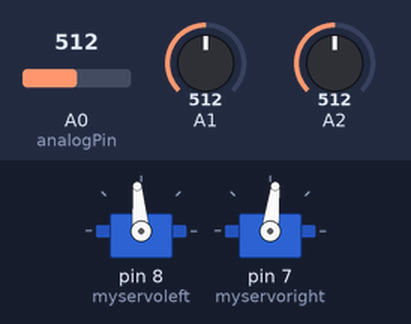
The sketch below on a simulated Arduino Uno, built with avr-gcc and run on an emulated ATmega328P. On the bench: 2 × servo. The inputs (shaded band) are chosen by the test bench; at power-on: A0 (analogPin) = 512, A2 = 512, A1 = 512. What the sketch prints to the serial monitor is not drawn.

Above: at 1.2 s.
1.3 s: A0 (analogPin) set to 900
At 4.0 s:
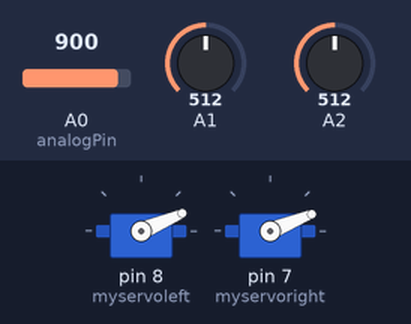
4.3 s: A2 set to 716
At 4.9 s:
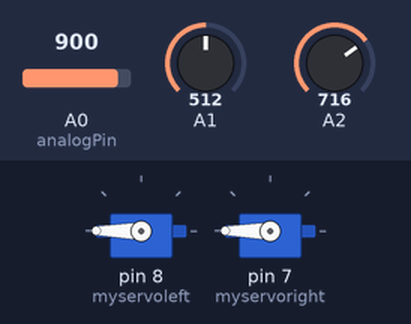
5.8 s: A0 (analogPin) set to 1023
At 6.9 s:
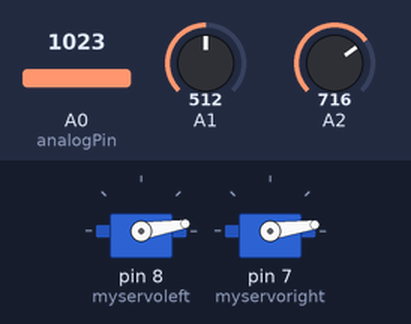
7.3 s: A2 set to 122
At 8.9 s:
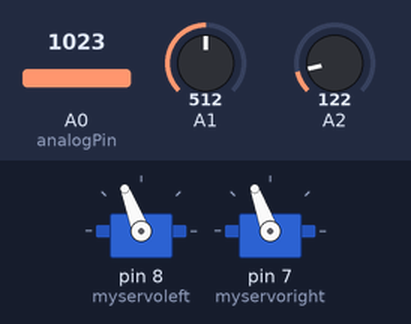
10.3 s: A2 set to 0
13.3 s: A0 (analogPin) set to 511
Timing chart, 0 to 17.3 s (numbered marks = the images above; inputs shaded):
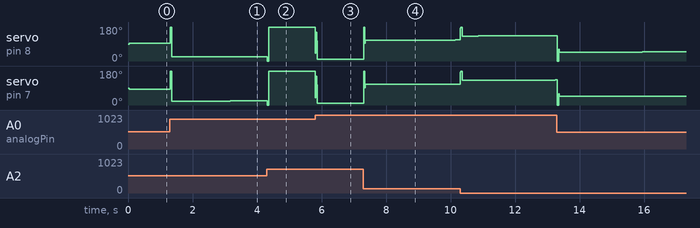

Measured:
- after the input at 1.3 s, servo on pin 8 (myservoleft): 95° → 22° at once, → 23° 0.81 s later; servo on pin 7 (myservoright): 83° → 21° at once, → 22° 1.9 s later
- after the input at 4.3 s, servo on pin 8 (myservoleft): 23° → 180° at once; servo on pin 7 (myservoright): 22° → 180° at once
- after the input at 5.8 s, servo on pin 8 (myservoleft): 180° → 9° at once, → 10° 1.5 s later; servo on pin 7 (myservoright): 180° → 8° at once
- after the input at 7.3 s, servo on pin 8 (myservoleft): 10° → 110° at once, → 111° 0.57 s later, → 112° 2.3 s later; servo on pin 7 (myservoright): 8° → 109° at once, → 110° 1.0 s later

The sketch:

line_follower.ino
```cpp
#include <Servo.h>

Servo myservoleft;
Servo myservoright;

const float Kp = 3.5;
const float Ki = 0.01;
const float Kd = 0.9;
const int iniMotorPower = 0;

int analogPin = 0;
int val = 0;

float P = 0;
float I = 0;
float D = 0;
int previousError = 0;
int error = 0;

float timestamp;
float dt = 0;

float alpha = 0.5;

int current_center = 0;
int current_left = 0;
int current_right = 0;

int previous_center;
int previous_left;
int previous_right;

float center_values[10];
float right_values[10];
float left_values[10];

// Sensors' reference values
float center_sensor_ref = 0;
float left_sensor_ref = 0;
float right_sensor_ref = 0;

int i = 0;
int temp = 0;

int current_difference = 0;


const int speed = 6;

void setSpeedLeft(float value){
  // 89 is the value to set in order to stop the servo motors
  myservoleft.write(89 + speed - round(value/2));
}

void setSpeedRight(float value){
  // 89 is the value to set in order to stop the servo motors
  myservoright.write(89 - speed - round(value/2));
}

int l = 0;
int c = 0;
int r = 0;

void setup() {
    Serial.begin(9600);
    myservoleft.attach(8);
    myservoright.attach(7);
    // 89 is the value to set in order to stop the servo motors
    myservoright.write(89);
    myservoleft.write(89);

    // Initial sensors setup
    int iterations = 100;

    for(int iter = 0; iter < iterations; iter++) {
      left_sensor_ref += analogRead(0);
      center_sensor_ref += analogRead(1);
      right_sensor_ref += analogRead(2);
    }

    left_sensor_ref = round(left_sensor_ref/iterations);
    center_sensor_ref = round(center_sensor_ref/iterations);
    right_sensor_ref = round(right_sensor_ref/iterations);
}

void loop() {
  val = analogRead(analogPin);
  //Serial.println(val - 70);

  int left = left_sensor_ref - analogRead(0);
  int center = center_sensor_ref - analogRead(1);
  int right = right_sensor_ref - analogRead(2);

  // Complementary filter
  center_values[i] = (1-alpha)*previous_center + alpha*center;
  left_values[i] = (1-alpha)*previous_left + alpha*left;
  right_values[i] = (1-alpha)*previous_right + alpha*right;

  float center_media = 0;
  float left_media = 0;
  float right_media = 0;

  if (temp < 10) {
    temp++;
  }

  for(int z = 0; z < temp - 1; z++) {
    center_media += center_values[z];
    left_media += left_values[z];
    right_media += right_values[z];
  }

  center_media = center_media/(temp-1);
  left_media = left_media/(temp-1);
  right_media = right_media/(temp-1);

  i = (i + 1)%10;

 /* Serial.print(round(left_media));
  Serial.print(" ");
  Serial.print(round(center_media));
  Serial.print(" ");
  Serial.print(round(right_media));
  Serial.print(" ");*/


  previous_center = center;
  previous_left = left;
  previous_right = right;
  current_difference = round((right_media-center_media) - (left_media-center_media));
  Serial.println(current_difference);
  //Serial.print(" ");
  int value = calculatePID(current_difference , 0);
  //Serial.println(value);
  //Serial.print(" ");

  //Serial.println(value);

  setSpeedLeft(value);
  setSpeedRight(value);
  //myservoright.write(100);
  //myservoleft.write(89);
}

float calculatePID(int currentValue, int target)
{
  dt = millis() - timestamp;
  error = target - currentValue;
  P = error;
  I = I + error*(dt/1000);
  D = (error-previousError)/(dt/1000);
  previousError = error;
  timestamp = millis();
  return (Kp*P) + (Ki*I) + (Kd*D);
}
```
